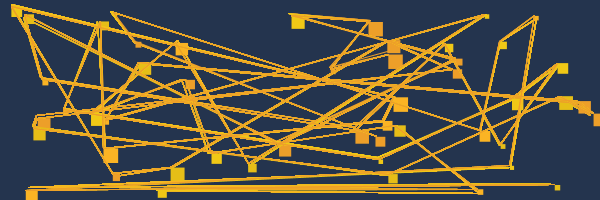
Frame 1 (no input)
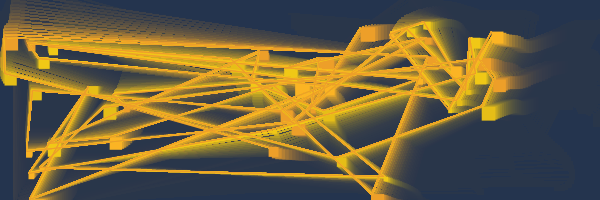
Frame 60 (the mouse pressed at the canvas centre just before this capture)
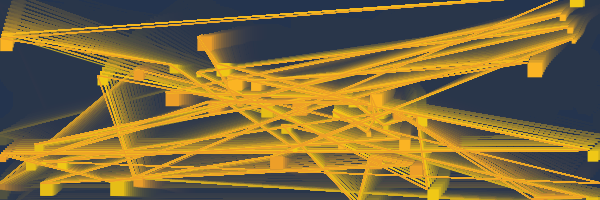
Frame 120 (the mouse held since frame 60 and released just before this capture)

The Processing sketch that drew these frames (run headless with seeded random() and noise(); from frame 60 on, the mouse is pressed at the canvas centre):

// Processing sketch: flock_James_OBrien
// ── flock_James_OBrien.pde
/*
Author: James O'Brien

Modification of:
https://www.openprocessing.org/sketch/156580
*/

ArrayList <Mover> bouncers;

int bewegungsModus = 5;

boolean transparentBG = true;


void setup ()
{
  size (600, 200);
  smooth();

  bouncers = new ArrayList();

  for (int i = 0; i < 50; i++)
  {
    Mover m = new Mover();
    bouncers.add (m);
  }

  background (#24344E);
  frameRate (30);
}

void draw ()
{
  if (transparentBG)
  {
    fill (#24344E, 40);
    noStroke();
    rect (0, 0, width, height);
  } 
  else background (#24344E);


  int i = 0;
  while (i < bouncers.size () )
  {
    Mover m = bouncers.get(i);
    if (bewegungsModus != 5) m.update (bewegungsModus);
    else
    {
      m.flock (bouncers);
      m.move();
      m.checkEdges();
      m.display();
    }

    i = i + 1;
  }
}

public class Mover
{
  PVector direction;
  public PVector location;

  float speed;
  float SPEED;

  float noiseScale;
  float noiseStrength;
  float forceStrength;

  float circleSize;
  
  color c;
  float dx, dy;

  Mover () // Konstruktor = setup der Mover Klasse
  {
    setRandomValues();
    dx = 0;
    dy = 0;
  }

  Mover (float x, float y) // Konstruktor = setup der Mover Klasse
  {
    setRandomValues ();
    dx = 0;
    dy = 0;
  }

  // SET ---------------------------

  void setRandomValues ()
  {
    location = new PVector (random (width), random (height));
    circleSize = random (4, 15);

    float angle = random (TWO_PI);
    direction = new PVector (cos (angle), sin (angle));

    speed = random (4, 7);
    SPEED = speed;
    noiseScale = 80;
    noiseStrength = 1;
    forceStrength = random (0.1, 0.2);
    
    setRandomColor();
  }

  void setRandomColor ()
  {
    int colorDice = (int) random (4);

    if (colorDice == 0) c = #F0C816;
    else if (colorDice == 1) c = #ED9F29;
    else if (colorDice == 2) c = #FBB424;
    else c = #E6BE17;
  }

  // GENEREL ------------------------------

  void update ()
  {
    update (0);
    dx = -(location.x - mouseX);
    dy = -(location.y - mouseY);
  }

  void update (int mode)
  {
    if (mode == 0) // bouncing ball
    {
      speed = SPEED * 0.7;
      move();
      checkEdgesAndBounce();
      dx = -(location.x - mouseX);
      dy = -(location.y - mouseY);
    }
    else if (mode == 1) // noise
    {
      speed = SPEED * 0.7;
      addNoise ();
      move();
      checkEdgesAndRelocate ();
      dx = -(location.x - mouseX);
      dy = -(location.y - mouseY);
    }
    else if (mode == 2) // steer
    {
      steer (mouseX, mouseY);
      move();
      dx = -(location.x - mouseX);
      dy = -(location.y - mouseY);
    }
    else if (mode == 3) // seek
    {
      speed = SPEED * 0.7;
      seek (mouseX, mouseY);
      move();
      dx = -(location.x - mouseX);
      dy = -(location.y - mouseY);
    }
    else // radial
    {
      speed = SPEED * 0.7;
      addRadial ();
      move();
      checkEdges();
      dx = -(location.x - mouseX);
      dy = -(location.y - mouseY);
    }

    display();
  }

  // FLOCK ------------------------------

  void flock (ArrayList <Mover> boids)
  {

    PVector other;
    float otherSize;

    PVector cohesionSum = new PVector (0, 0);
    float cohesionCount = 0;

    PVector seperationSum = new PVector (0, 0);
    float seperationCount = 0;

    PVector alignSum = new PVector (0, 0);
    float speedSum = 0;
    float alignCount = 0;

    for (int i = 0; i < boids.size(); i++)
    {
      other = boids.get(i).location;
      otherSize = boids.get(i).circleSize;

      float distance = PVector.dist (other, location);
      strokeWeight(1);
      stroke(c);


      if (distance > 0 && distance <70) //align + cohesion
      {
        cohesionSum.add (other);
        cohesionCount++;

        alignSum.add (boids.get(i).direction);
        speedSum += boids.get(i).speed;
        alignCount++;
      }

      if (distance > 0 && distance < (circleSize+otherSize)*1.2) // seperate bei collision
      {
        float angle = atan2 (location.y-other.y, location.x-other.x);

        seperationSum.add (cos (angle), sin (angle), 0);
        seperationCount++;
      }

      if (alignCount > 8 && seperationCount > 12) break;
    }
    
    if(boids.size() %2 == 0){
      for(int i = 0; i < boids.size()-1; i++){
        other = boids.get(i).location;
        otherSize = boids.get(i).circleSize;
        line(boids.get(i).location.x, boids.get(i).location.y, boids.get(i+1).location.x, boids.get(i+1).location.y);
      }
    }
     

    // cohesion: bewege dich in die Mitte deiner Nachbarn
    // seperation: renne nicht in andere hinein
    // align: bewege dich in die Richtung deiner Nachbarn

    if (cohesionCount > 0)
    {
      cohesionSum.div (cohesionCount);
      cohesion (cohesionSum, 1);
    }

    if (alignCount > 0)
    {
      speedSum /= alignCount;
      alignSum.div (alignCount);
      align (alignSum, speedSum, 1.3);
    }

    if (seperationCount > 0)
    {
      seperationSum.div (seperationCount);
      seperation (seperationSum, 2);
    }
  }

  void cohesion (PVector force, float strength)
  {
    steer (force.x, force.y, strength);
  }

  void seperation (PVector force, float strength)
  {
    force.limit (strength*forceStrength);

    direction.add (force);
    direction.normalize();

    speed *= 1.1;
    speed = constrain (speed, 0, SPEED * 1.5);
  }

  void align (PVector force, float forceSpeed, float strength)
  {
    speed = lerp (speed, forceSpeed, strength*forceStrength);

    force.normalize();
    force.mult (strength*forceStrength);

    direction.add (force);
    direction.normalize();
  }

  // HOW TO MOVE ----------------------------

  void steer (float x, float y)
  {
    steer (x, y, 1);
  }

  void steer (float x, float y, float strength)
  {

    float angle = atan2 (y-location.y, x -location.x);

    PVector force = new PVector (cos (angle), sin (angle));
    force.mult (forceStrength * strength);

    direction.add (force);
    direction.normalize();

    float currentDistance = dist (x, y, location.x, location.y);

    if (currentDistance < 70)
    {
      speed = map (currentDistance, 0, 70, 0, SPEED);
    }
    else speed = SPEED;
  }

  void seek (float x, float y)
  {
    seek (x, y, 1);
  }

  void seek (float x, float y, float strength)
  {

    float angle = atan2 (y-location.y, x -location.x);

    PVector force = new PVector (cos (angle), sin (angle));
    force.mult (forceStrength * strength);

    direction.add (force);
    direction.normalize();
  }

  void addRadial ()
  {

    float m = noise (frameCount / (2*noiseScale));
    m = map (m, 0, 1, - 1.2, 1.2);

    float maxDistance = m * dist (0, 0, width/2, height/2);
    float distance = dist (location.x, location.y, width/2, height/2);

    float angle = map (distance, 0, maxDistance, 0, TWO_PI);

    PVector force = new PVector (cos (angle), sin (angle));
    force.mult (forceStrength);

    direction.add (force);
    direction.normalize();
  }

  void addNoise ()
  {

    float noiseValue = noise (location.x /noiseScale, location.y / noiseScale, frameCount / noiseScale);
    noiseValue*= TWO_PI * noiseStrength;

    PVector force = new PVector (cos (noiseValue), sin (noiseValue));
    //Processing 2.0:
    //PVector force = PVector.fromAngle (noiseValue);
    force.mult (forceStrength);
    direction.add (force);
    direction.normalize();
  }

  // MOVE -----------------------------------------

  void move ()
  {

    PVector velocity = direction.get();
    velocity.mult (speed);
    location.add (velocity);
  }

  // CHECK --------------------------------------------------------

  void checkEdgesAndRelocate ()
  {
    float diameter = circleSize;

    if (location.x < -diameter/2)
    {
      location.x = random (-diameter/2, width+diameter/2);
      location.y = random (-diameter/2, height+diameter/2);
    }
    else if (location.x > width+diameter/2)
    {
      location.x = random (-diameter/2, width+diameter/2);
      location.y = random (-diameter/2, height+diameter/2);
    }

    if (location.y < -diameter/2)
    {
      location.x = random (-diameter/2, width+diameter/2);
      location.y = random (-diameter/2, height+diameter/2);
    }
    else if (location.y > height + diameter/2)
    {
      location.x = random (-diameter/2, width+diameter/2);
      location.y = random (-diameter/2, height+diameter/2);
    }
  }


  void checkEdges ()
  {
    float diameter = circleSize;

    if (location.x < -diameter / 2)
    {
      location.x = width+diameter /2;
    }
    else if (location.x > width+diameter /2)
    {
      location.x = -diameter /2;
    }

    if (location.y < -diameter /2)
    {
      location.y = height+diameter /2;
    }
    else if (location.y > height+diameter /2)
    {
      location.y = -diameter /2;
    }
  }

  void checkEdgesAndBounce ()
  {
    float radius = circleSize / 2;

    if (location.x < radius )
    {
      location.x = radius ;
      direction.x = direction.x * -1;
    }
    else if (location.x > width-radius )
    {
      location.x = width-radius ;
      direction.x *= -1;
    }

    if (location.y < radius )
    {
      location.y = radius ;
      direction.y *= -1;
    }
    else if (location.y > height-radius )
    {
      location.y = height-radius ;
      direction.y *= -1;
    }
  }

  // DISPLAY ---------------------------------------------------------------

  void display ()
  {
  noStroke();
    fill (c);
    rect (location.x, location.y, circleSize, circleSize);
  }
}

void keyPressed ()
{
  if (key == ' ') transparentBG = !transparentBG;
  if (key == 'n')
  {
    float noiseScale = random (5, 400);
    float noiseStrength = random (0.5, 6);
    float forceStrength = random (0.5, 4);

    for (int i = 0; i < bouncers.size(); i++)
    {
      Mover currentMover = bouncers.get(i);
      currentMover.noiseScale = noiseScale;
      currentMover.noiseStrength = noiseStrength;
      currentMover.forceStrength = forceStrength;
    }
  }
}

void mousePressed ()
{
  if (mouseButton == LEFT)
  {
    bewegungsModus++;
    if (bewegungsModus > 5)
    {
      bewegungsModus = 0;
    }
  }
}
